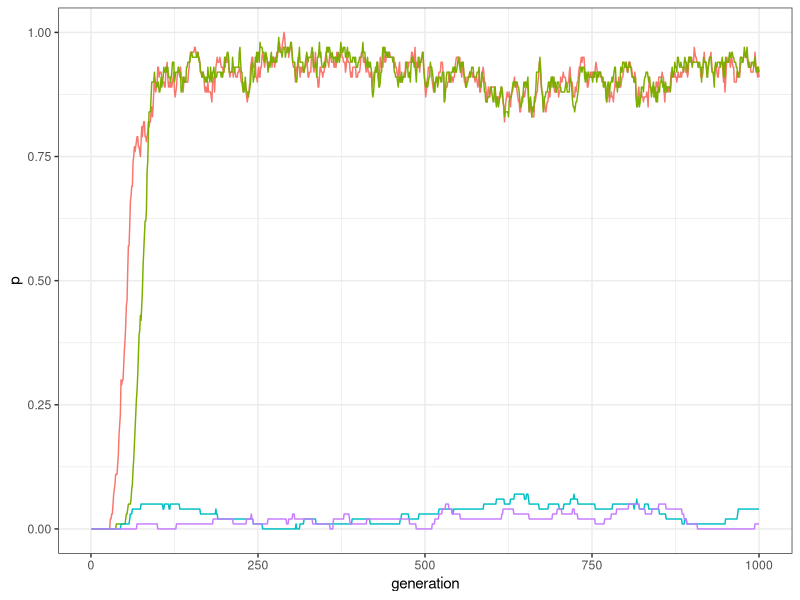
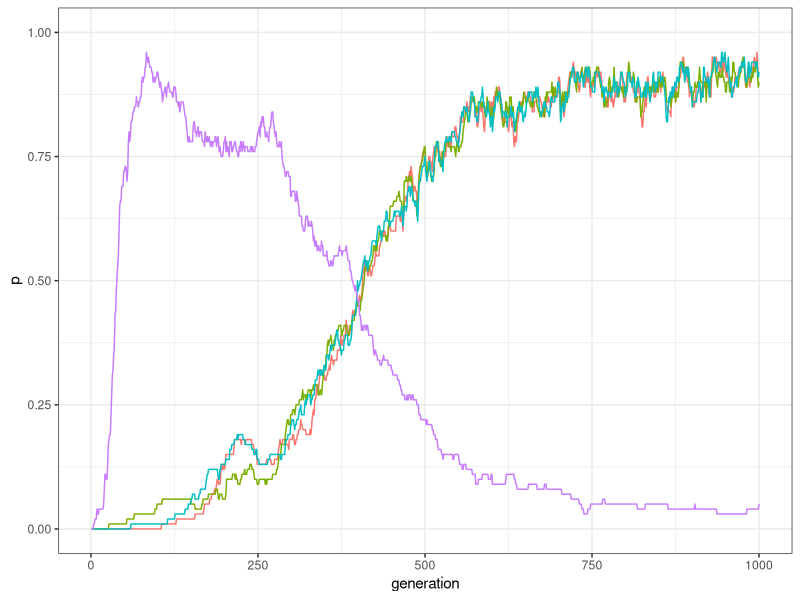
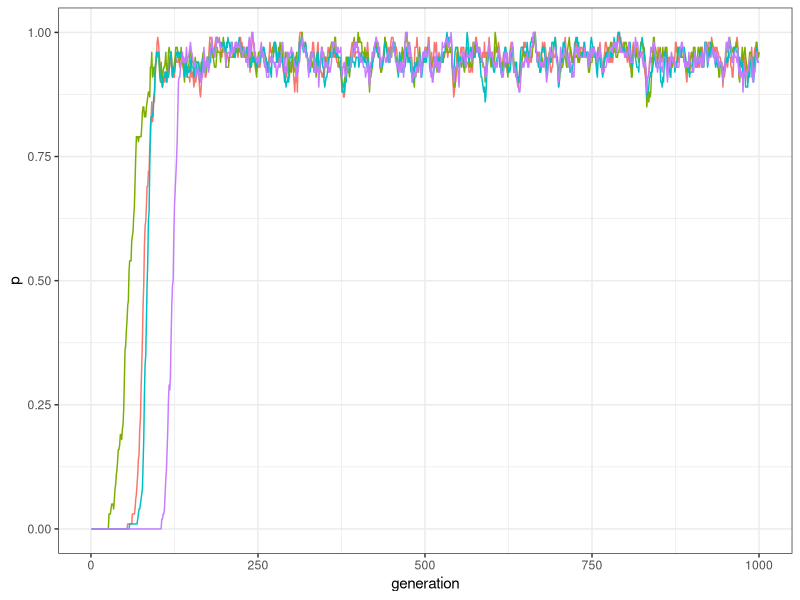
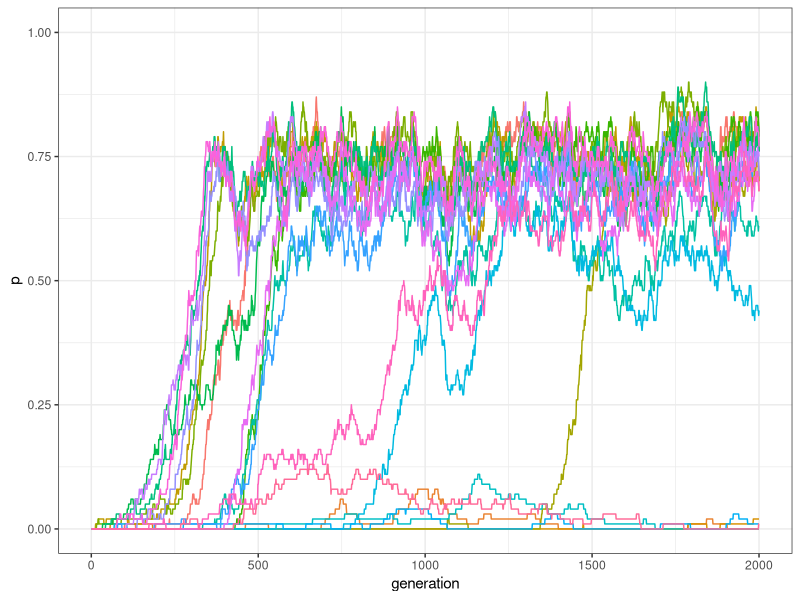
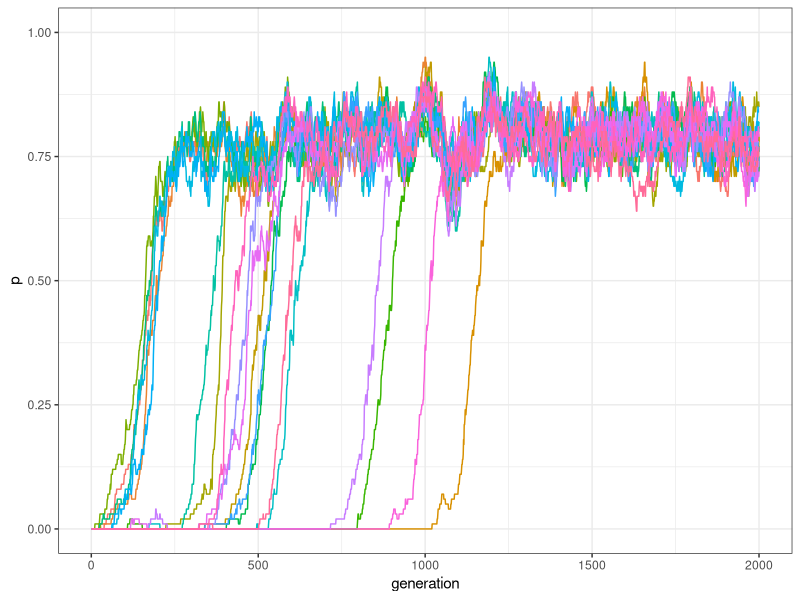
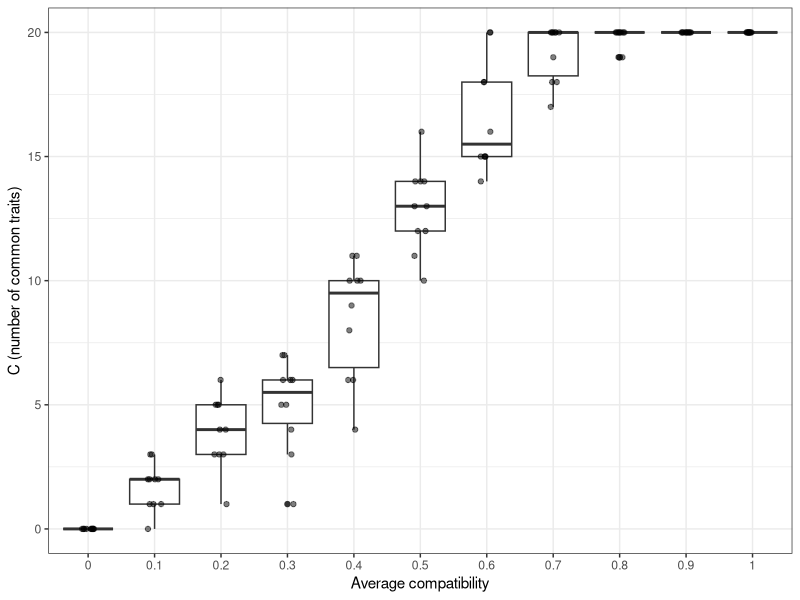

Write the R code that produced these figures, in order.
## ---- chunk 1
library(tidyverse)
my_world <- matrix(c(1,1,-1,-1,1,1,-1,-1,-1,-1,1,1,-1,-1,1,1), nrow = 4, ncol = 4)
my_world
## ---- chunk 2
traits_inter_dependence <- function(N, t_max, k, mu, p_death, world){
  output <- tibble(trait = rep(c("A","B","C","D"), each = t_max), 
                   generation = rep(1:t_max, 4), 
                   p = as.numeric(rep(NA, t_max * 4)))    
  
  population <- matrix(0, ncol = 4, nrow = N)
  
  output[output$generation == 1 ,]$p <- colSums(population) / N
  
  for(t in 2:t_max){
    
    # Innovations
    innovators <- sample(c(TRUE, FALSE), N, prob = c(mu, 1 - mu), replace = TRUE) 
    innovations <- sample(1:4, sum(innovators), replace = TRUE)
    population[cbind(which(innovators == TRUE), innovations)] <- 1
    
    # Copying
    demonstrators <- sample(1:N, replace = TRUE)
    demonstrators_traits <- sample(1:4, N, replace = TRUE)
    
    for(i in 1:N){
      if(population[demonstrators[i], demonstrators_traits[i]]){
        compatibility_score <- sum(world[demonstrators_traits[i], population[i, ] != 0])
        copy <- (1 / (1 + exp(-k*compatibility_score))) > runif(1)
        population[i,demonstrators_traits[i]] <- 1 * copy
      }
    }
    
    # Birth/death
    replace <- sample(c(TRUE, FALSE), N, prob = c(p_death, 1 - p_death), replace = TRUE)
    population[replace, ] <- 0
    
    # Output
    output[output$generation == t ,]$p <- colSums(population) / N
  }
  # Export data from function
  output
}
## ---- chunk 3
plot_multiple_traits <- function(data_model) {
  ggplot(data = data_model, aes(y = p, x = generation)) +
    geom_line(aes(colour = trait)) +
    ylim(c(0, 1)) +
    theme_bw() +
    theme(legend.position = "none")
}
## ---- chunk 4
my_world <- matrix(c(1,1,-1,-1,1,1,-1,-1,-1,-1,1,1,-1,-1,1,1), nrow = 4, ncol = 4)
data_model <- traits_inter_dependence(N = 100, t_max = 1000, k = 10, 
                                      mu = 0.0005, p_death = 0.01, world = my_world)
plot_multiple_traits(data_model)
## ---- chunk 5
data_model[data_model$generation==1000, ]
## ---- chunk 6
my_world <- matrix(c(1,1,1,-1, 1,1,1,-1,1,1,1,-1,-1,-1,-1,1), nrow = 4, ncol = 4)
data_model <- traits_inter_dependence(N = 100, t_max = 1000, k = 10, 
                                      mu = 0.0005, p_death = 0.01, world = my_world)
plot_multiple_traits(data_model)
## ---- chunk 7
my_world <- matrix(c(1,1,1,1,1,1,1,1,1,1,1,1,1,1,1,1), nrow = 4, ncol = 4)
data_model <- traits_inter_dependence(N = 100, t_max = 1000, k = 10, 
                                      mu = 0.0005, p_death = 0.01, world = my_world)
plot_multiple_traits(data_model)
## ---- chunk 8
M <- 7
gamma <- 0.5
my_world <- matrix( rep(1, M * M), nrow = M)
compatibilities <- sample(c(1, -1), choose(M, 2), prob = c(gamma, 1 - gamma), replace = TRUE) 
my_world[upper.tri(my_world)] <- compatibilities
my_world <- t(my_world)
my_world[upper.tri(my_world)] <- compatibilities
## ---- chunk 9
my_world
## ---- chunk 10
traits_inter_dependence_2 <- function(N, M, t_max, k, mu, p_death, gamma){
  output <- matrix(data = NA, nrow = t_max, ncol = M)
  
  # Initialise the traits' world
  world <- matrix( rep(1, M * M), nrow = M)
  compatibilities <- sample(c(1, -1), choose(M,2), prob = c(gamma, 1 - gamma), replace = TRUE) 
  world[upper.tri(world)] <- compatibilities
  world <- t(world)
  world[upper.tri(world)] <- compatibilities
  
  # Initialise the population
  population <- matrix(0, ncol = M, nrow = N)
  output[1, ] <- colSums(population) / N 
  
  for(t in 2:t_max){
    # Innovations
    innovators <- sample(c(TRUE, FALSE), N, prob = c(mu, 1 - mu), replace = TRUE) 
    innovations <- sample(1:M, sum(innovators), replace = TRUE)
    population[cbind(which(innovators == TRUE), innovations)] <- 1
    
    # Copying
    demonstrators <- sample(1:N, replace = TRUE)
    demonstrators_traits <- sample(1:M, N, replace = TRUE)

    for(i in 1:N){
      if(population[demonstrators[i], demonstrators_traits[i]]){
        compatibility_score <- sum(world[demonstrators_traits[i], which(population[i,]>0)])
        copy <- (1 / (1 + exp(-k*compatibility_score))) > runif(1)
        if(copy){
          population[i,demonstrators_traits[i]] <- 1
        }
      }
    }
    
    # Birth/death
    replace <- sample(c(TRUE, FALSE), N, prob = c(p_death, 1 - p_death), replace = TRUE)
    population[replace, ] <- 0
  
    # Write output
    output[t, ] <- colSums(population) / N
  }
  # Export data from function
  output
}  
## ---- chunk 11
plot_multiple_traits_matrix <- function(data_model) {
  generation <- rep(1:dim(data_model)[1], dim(data_model)[2])
  
  data_to_plot <- as_tibble(data_model) %>%
    gather( key = "trait", value = "p") %>%
    add_column(generation)
  
  ggplot(data = data_to_plot, aes(y = p, x = generation)) +
    geom_line(aes(colour = trait)) +
    ylim(c(0, 1)) +
    theme_bw() +
    theme(legend.position = "none")
}
## ---- chunk 12
data_model <- traits_inter_dependence_2(N = 100, M = 20, t_max = 2000, k = 10,
                                        mu = 0.001, p_death = 0.01, gamma = .5)
plot_multiple_traits_matrix(data_model)
## ---- chunk 13
data_model <- traits_inter_dependence_2(N = 100, M = 20, t_max = 2000, k = 10, 
                                        mu = 0.001, p_death = 0.01, gamma = 1)
plot_multiple_traits_matrix(data_model)
## ---- chunk 14
r_max = 10
test_inter_dependence <- tibble(gamma = as.factor(rep(seq(0, 1, by = .1), r_max)), 
                                run = as.factor(rep(1:r_max, each = 11)), 
                                C = as.numeric(NA))
for(condition in seq(0, 1, by = .1)){
  for(r in 1:r_max) {
    data_model <- traits_inter_dependence_2(N = 100, M = 20, t_max = 2000, k = 10, 
                                            mu = 0.001, p_death = 0.01, gamma = condition)
    test_inter_dependence[test_inter_dependence$gamma == condition & 
                            test_inter_dependence$run == r, ]$C <- 
      sum(data_model[2000,]>.5)
  }
}
## ---- chunk 15
ggplot(data = test_inter_dependence, aes(x = gamma, y = C)) +
  geom_boxplot() +
  geom_jitter(width = 0.1, height = 0, alpha = 0.5) +
  theme_bw() +
  labs(x = "Average compatibility", y = "C (number of common traits)")
